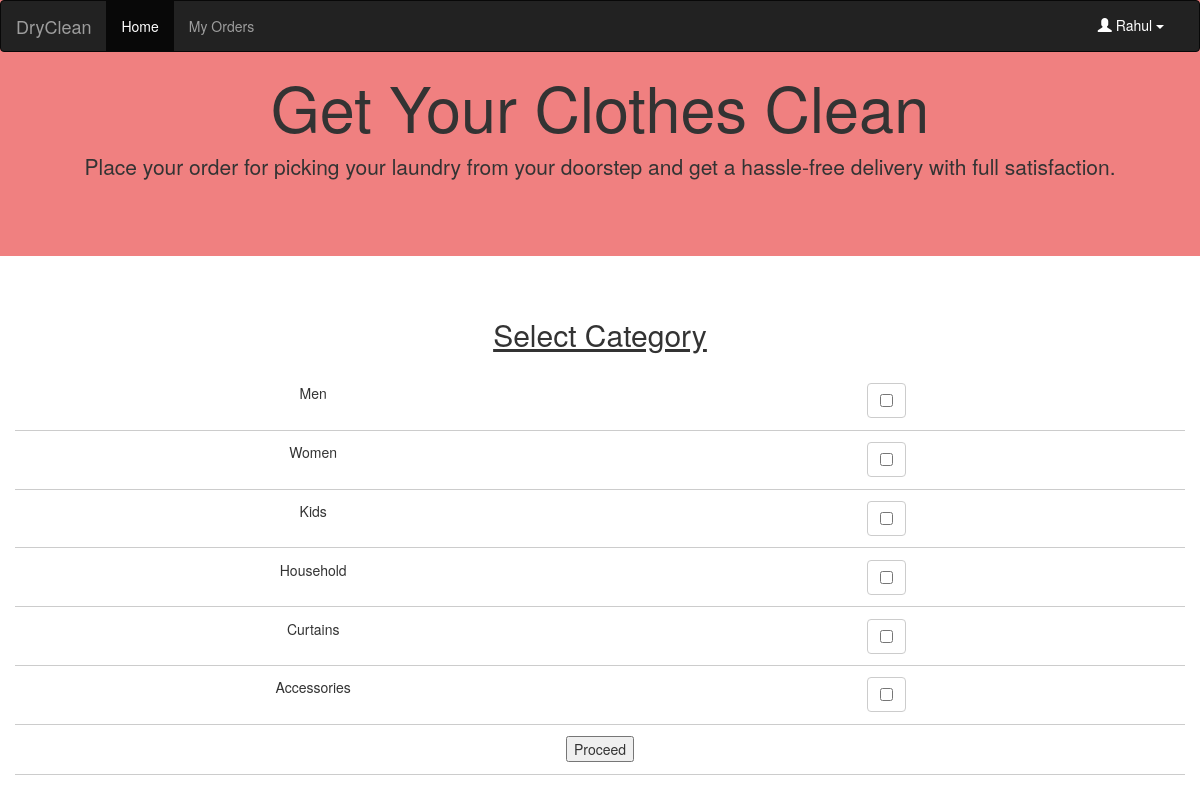
Screenshot of /home/ (signed in) with the database file from the repository.
### Order/models.py (models this page shows, shortened)
class Category(models.Model):
    category_name = models.CharField(max_length=50)

### Order/views.py (the view)
# urls.py: url(r'^home/$', views.home, name='home'),
def home(request):
    if request.user.is_authenticated():
        name = request.user.username
        name = name.title()
        cat = Category.objects.all()
        return render(request, 'Order/homepage.html', {'name': name , 'cat': cat })
    else:
        return redirect('order:login')

### Order/templates/Order/homepage.html (shortened to what this page needs)
{% extends 'User/base.html' %}
{% block head %}
    {% load staticfiles %}
    <link rel="stylesheet" type="text/css" href="{% static 'Order/home.css' %}">
{% endblock %}
{% block body %}
<div class="jumbotron text-center" style="background-color: lightcoral; padding:0 0 5% 0;  width: auto;">
  {% include 'Order/nav.html' %}
  <h1>Get Your Clothes Clean</h1>
  <p>Place your order for picking your laundry from your doorstep and get a hassle-free delivery with full satisfaction.</p>
</div>
<div class="category col-sm-12">
    <div class="container text-center">
    <h2>Select Category</h2>
    <form action="{% url 'order:items' %}" method="post">
            <div id="boom">
            {% for c in cat %}
                <div class="row">
                    <div class="col-sm-6">{{ c.category_name }}</div>
                    <div class="col-sm-6"><label class="btn btn-default">
				        <input type="checkbox" class="check" name="options" value={{ c.category_name }} autocomplete="off">
                        </label>
                    </div>
                </div>
            {% endfor %}
            </div>
        <div class="row">
            <input type="submit" id="proceed" value="Proceed">
        </div>
    </form>
    </div>
</div>
{% endblock %}

### Order/static/Order/home.css (style rules this page uses)
.category { height: auto; }
h2 { text-decoration: underline; padding: 1%; }
.row { border-bottom: 1px solid #ccc; padding: 1%; }

### rows the page displays
Category: category_name "Men"
Category: category_name "Women"
Category: category_name "Kids"
Category: category_name "Household"
Category: category_name "Curtains"
Category: category_name "Accessories"

### other values shown
{{ name }} "Rahul"
